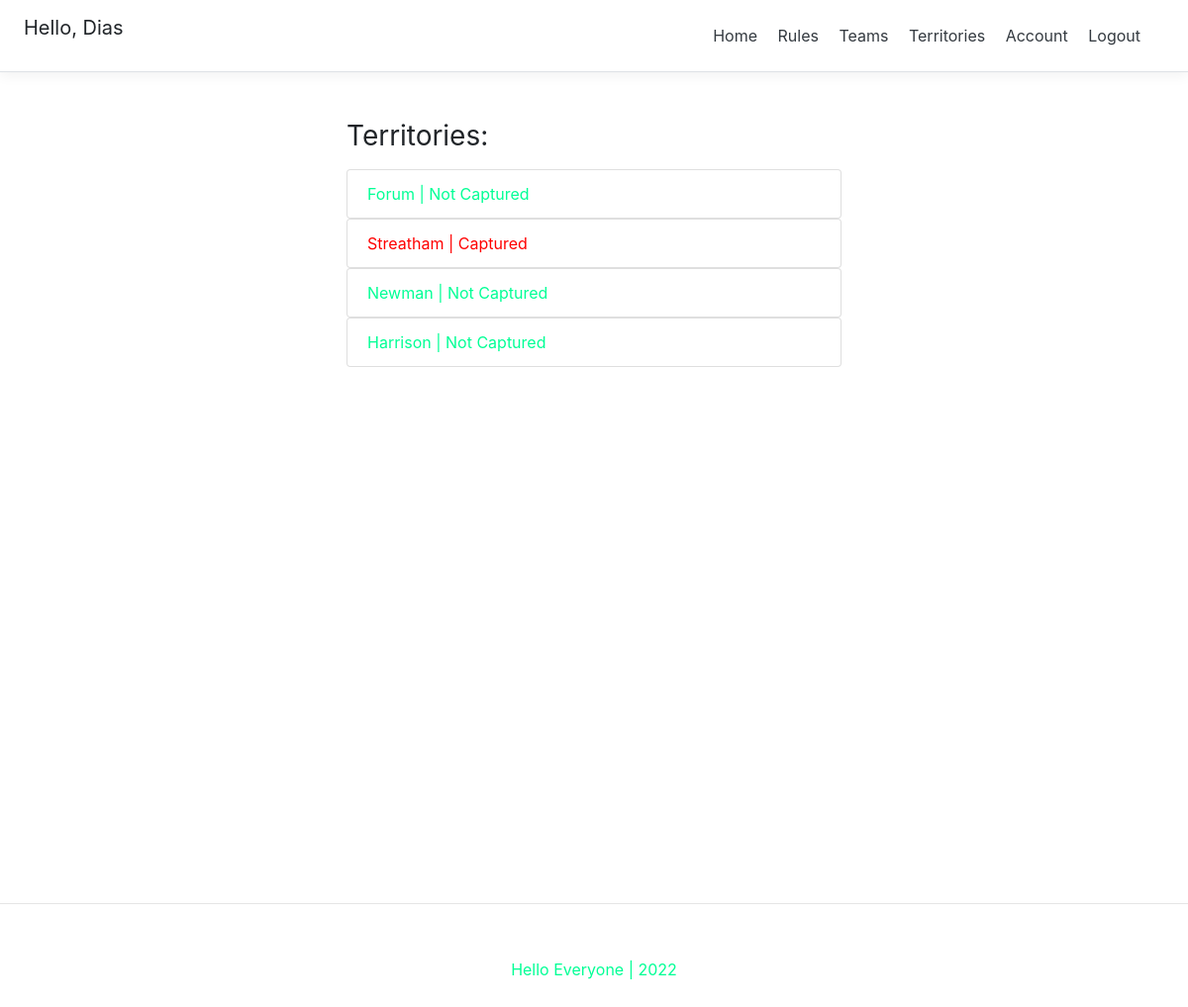
Page /territory_game/ (signed in) on the earlier database version.
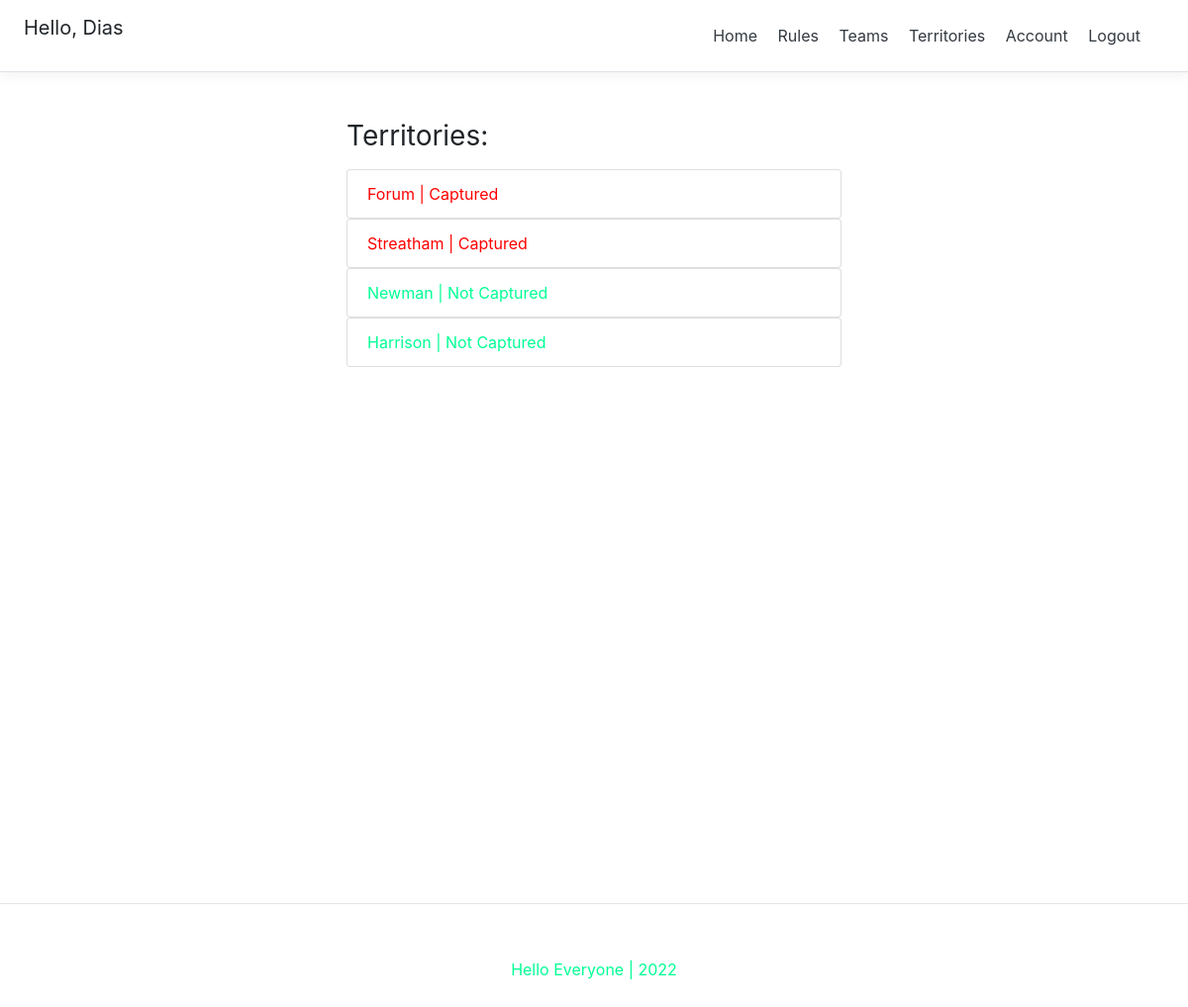
Same page on the later database version.
### gameKeeper/models.py (models this page shows)
class Building(models.Model):
    name 					= models.CharField(max_length=50, null=False, blank=False, unique=True)
    latitude 				= models.DecimalField(max_digits=10, decimal_places=5, null=False, blank=False)
    longitude 				= models.DecimalField(max_digits=10, decimal_places=5, null=False, blank=False)
    is_active               = models.BooleanField(default=False)
    is_captured             = models.BooleanField(default=False)
    slug 					= models.SlugField(blank=True, unique=True)
    def __str__(self):
	    return self.name

### territoryGame/views.py (the view)
# urls.py: path('', territories_view, name="territories"),
def territories_view(request):
    context = {}
    if not request.user.is_authenticated:
        return redirect('login')
    buildings = Building.objects.all()
    context['buildings'] = buildings
    return render(request, 'territoryGame/territories.html', context)

### territoryGame/templates/territoryGame/territories.html (shortened to what this page needs)
{% extends 'base.html' %}
{% block content %}
{% if request.user.is_authenticated %}
<div class="container mt-4 p-4">
    <div class="row">
      <div class="buildings">
        <h3 class="mb-3 font-weight-normal">Territories:</h3>
        {% if buildings %}
          <ul class="list-group">
          {% for building in buildings %}
            {% if building.is_captured %}
            <a class="closeBtn" href="{% url 'territory_game:detail_territory' building.slug %}" style="text-decoration: none; color: rgb(255, 0, 0);">
              <li class="list-group-item">{{building}} | Captured</li>
            {% else %}
            <a class="closeBtn" href="{% url 'territory_game:detail_territory' building.slug %}" style="text-decoration: none; color: rgb(0, 255, 149);">
                <li class="list-group-item">{{building}} | Not Captured</li>
            {% endif %}
          {% endfor %}
          </ul>
        {% else %}
          <p>No Territories available.</p>
        {% endif %}
      </div>
    </div>
  </div>
{% endif %}
{% endblock content %}

Differences in the rows shown:
changed Building "Forum": is_captured "| Not Captured" → "| Captured"
